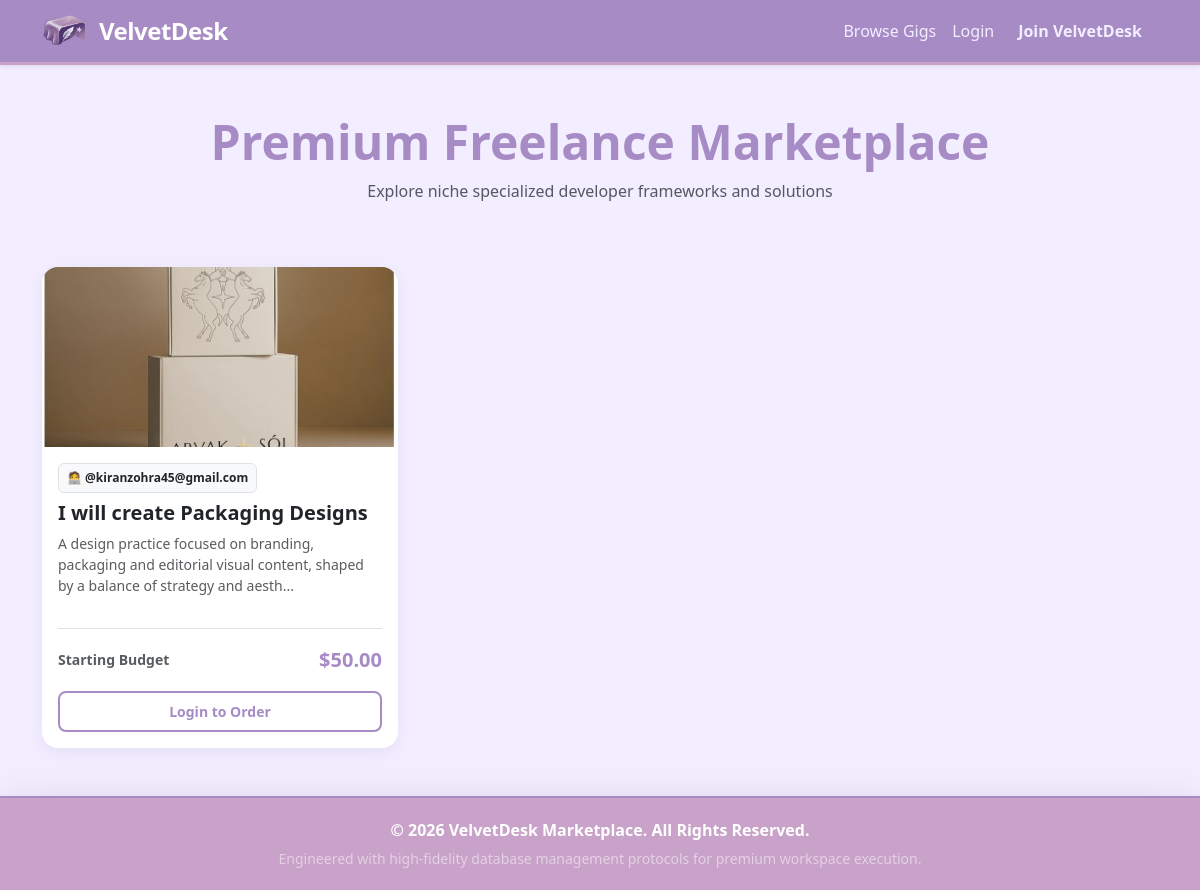
The page / on the database its author committed.
### tables this page shows
CREATE TABLE gigs (
        gig_id INTEGER PRIMARY KEY AUTOINCREMENT,
        user_id INTEGER,
        title TEXT NOT NULL,
        description TEXT NOT NULL,
        price REAL NOT NULL,
        image_path TEXT DEFAULT 'assets/default-gig.png',
        portfolio_link TEXT DEFAULT '',
        FOREIGN KEY (user_id) REFERENCES users(user_id) ON DELETE CASCADE
    );

CREATE TABLE users (
        user_id INTEGER PRIMARY KEY AUTOINCREMENT,
        username TEXT NOT NULL,
        email TEXT NOT NULL UNIQUE,
        password TEXT NOT NULL,
        role TEXT NOT NULL,
        platform_balance REAL DEFAULT 0.0
    );

### index.php (the view)
<?php
include 'config.php';
include 'header.php';
try {
    $sql = "SELECT gigs.*, users.username FROM gigs
            JOIN users ON gigs.user_id = users.user_id
            ORDER BY gigs.gig_id DESC";
    $stmt = $conn->prepare($sql);
    $stmt->execute();
    $gigs_dataset = $stmt->fetchAll(PDO::FETCH_ASSOC);
} catch (PDOException $e) {
    echo "<div class='alert alert-danger'>Marketplace Fetch Error: " . htmlspecialchars($e->getMessage()) . "</div>";
    $gigs_dataset = [];
}
?>
<div class="row mb-4">
    <div class="col-12 text-center my-4">
        <h1 class="fw-bold display-5" style="color: #A78BC5;">Premium Freelance Marketplace</h1>
        <p class="text-muted">Explore niche specialized developer frameworks and solutions</p>
    </div>
</div>
<div class="row row-cols-1 row-cols-md-2 row-cols-lg-3 g-4">
    <?php if (empty($gigs_dataset)): ?>
        <div class="col-12 text-center py-5">
            <p class="text-muted fs-5">No service parameters published on the network yet.</p>
        </div>
    <?php else: ?>
        <?php foreach ($gigs_dataset as $gig): ?>
            <div class="col">
                <div class="card card-gig h-100">
                    <div class="gig-img-container">
                        <img src="<?php echo htmlspecialchars($gig['image_path']); ?>" class="gig-img" alt="Service Preview">
                    </div>
                    <div class="card-body d-flex flex-column">
                        <div class="d-flex align-items-center mb-2">
                            <span class="badge bg-light text-dark border p-2 small">
                                🧑‍💻 @<?php echo htmlspecialchars($gig['username']); ?>
                            </span>
                        </div>
                        <h5 class="card-title fw-bold text-dark mb-2"><?php echo htmlspecialchars($gig['title']); ?></h5>
                        <p class="card-text text-muted small flex-grow-1">
                            <?php echo htmlspecialchars(substr($gig['description'], 0, 120)) . (strlen($gig['description']) > 120 ? '...' : ''); ?>
                        </p>
                        <div class="d-flex justify-content-between align-items-center mt-3 pt-3 border-top">
                            <span class="text-muted small fw-semibold">Starting Budget</span>
                            <span class="fs-5 fw-bold" style="color: #A78BC5;">$<?php echo number_format($gig['price'], 2); ?></span>
                        </div>
                    </div>
                    <div class="card-footer bg-transparent border-0 pt-0 pb-3">
                        <?php if (isset($_SESSION['user_id'])): ?>
                            <?php if ($_SESSION['user_id'] == $gig['user_id']): ?>
                                <button class="btn btn-sm btn-secondary w-100 py-2 fw-semibold" disabled>Your Own Listing</button>
                            <?php else: ?>
                                <a href="orders.php?action=place_order&gig_id=<?php echo $gig['gig_id']; ?>"
                                   class="btn btn-sm btn-outline-velvet w-100 py-2 fw-semibold"
                                   onclick="return confirm('Do you want to initialize a service engagement pipeline for this offering?');">
                                   Order Service
                                </a>
                            <?php endif; ?>
                        <?php else: ?>
                            <a href="login.php" class="btn btn-sm btn-outline-velvet w-100 py-2 fw-semibold">Login to Order</a>
                        <?php endif; ?>
                    </div>
                </div>
            </div>
        <?php endforeach; ?>
    <?php endif; ?>
</div>
<?php include 'footer.php'; ?>

### header.php (style rules this page uses)
body { background-color: #F2EEFF; min-height: 100vh; display: flex; flex-direction: column; font-family: 'Segoe UI', Tahoma, Geneva, Verdana, sans-serif; }
.btn-outline-velvet { border: 2px solid #A78BC5; color: #A78BC5; font-weight: 600; border-radius: 8px; transition: 0.3s; }
.card-gig { border-radius: 16px; border: none; box-shadow: 0 4px 15px rgba(167, 139, 197, 0.15); background: #FFFFFF; transition: 0.3s; overflow: hidden; }
.gig-img-container { height: 180px; overflow: hidden; background-color: #E6E6FA; position: relative; }
.gig-img { width: 100%; height: 100%; object-fit: cover; }

### rows shown on the page
gigs: image_path (picture), user.username "kiranzohra45@gmail.com", title "I will create Packaging Designs", description "A design practice focused on branding, packaging and editorial visual content, shaped by a balance of strategy and aesth", price "50.00"
